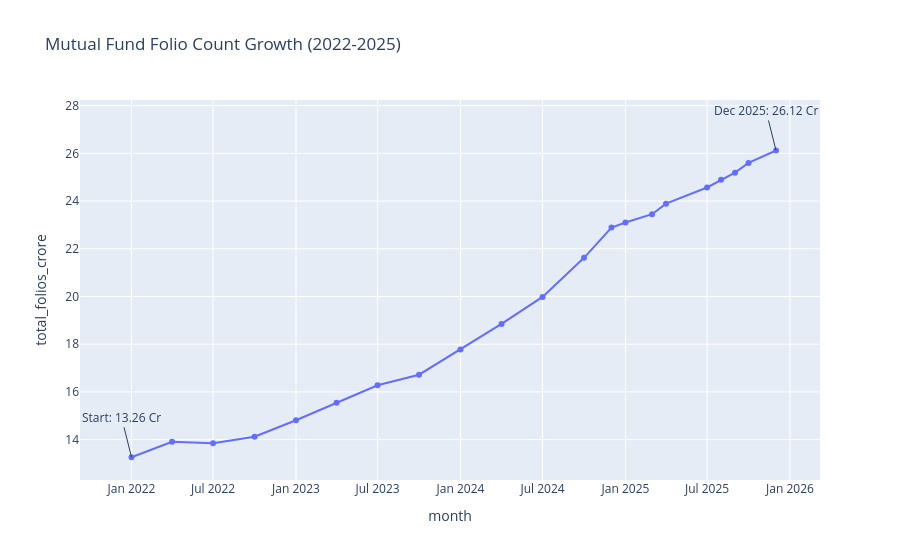

The cell this chart's notebook holds for it:
### Code cell
# Folio Count Growth
df_folios = pd.read_csv(r'data\raw\06_industry_folio_count.csv')
df_folios['month'] = pd.to_datetime(df_folios['month'])

fig = px.line(df_folios, x='month', y='total_folios_crore', markers=True,
              title='Mutual Fund Folio Count Growth (2022-2025)')

fig.add_annotation(x='2022-01-01', y=13.26, text="Start: 13.26 Cr", showarrow=True, ay=-40)
fig.add_annotation(x='2025-12-01', y=26.12, text="Dec 2025: 26.12 Cr", showarrow=True, ay=-40)
fig.show()

### Figure 1 — Plotly figure (JSON) as saved in the notebook; plotly's stock layout.template omitted (floating-point values rounded to 4 significant figures)
{"data": [{"hovertemplate": "month=%{x}<br>total_folios_crore=%{y}<extra></extra>", "legendgroup": "", "line": {"color": "#636efa", "dash": "solid"}, "marker": {"symbol": "circle"}, "mode": "lines+markers", "name": "", "orientation": "v", "showlegend": false, "type": "scatter", "x": ["2022-01-01T00:00:00", "2022-04-01T00:00:00", "2022-07-01T00:00:00", "2022-10-01T00:00:00", "2023-01-01T00:00:00", "2023-04-01T00:00:00", "2023-07-01T00:00:00", "2023-10-01T00:00:00", "2024-01-01T00:00:00", "2024-04-01T00:00:00", "2024-07-01T00:00:00", "2024-10-01T00:00:00", "2024-12-01T00:00:00", "2025-01-01T00:00:00", "2025-03-01T00:00:00", "2025-04-01T00:00:00", "2025-07-01T00:00:00", "2025-08-01T00:00:00", "2025-09-01T00:00:00", "2025-10-01T00:00:00", "2025-12-01T00:00:00"], "xaxis": "x", "y": [13.26, 13.91, 13.85, 14.12, 14.81, 15.54, 16.28, 16.72, 17.78, 18.85, 19.98, 21.62, 22.89, 23.1, 23.45, 23.89, 24.57, 24.89, 25.19, 25.6, 26.12], "yaxis": "y"}], "layout": {"annotations": [{"ay": -40, "showarrow": true, "text": "Start: 13.26 Cr", "x": "2022-01-01", "y": 13.26}, {"ay": -40, "showarrow": true, "text": "Dec 2025: 26.12 Cr", "x": "2025-12-01", "y": 26.12}], "legend": {"tracegroupgap": 0}, "title": {"text": "Mutual Fund Folio Count Growth (2022-2025)"}, "xaxis": {"anchor": "y", "domain": [0, 1], "title": {"text": "month"}}, "yaxis": {"anchor": "x", "domain": [0, 1], "title": {"text": "total_folios_crore"}}}}
